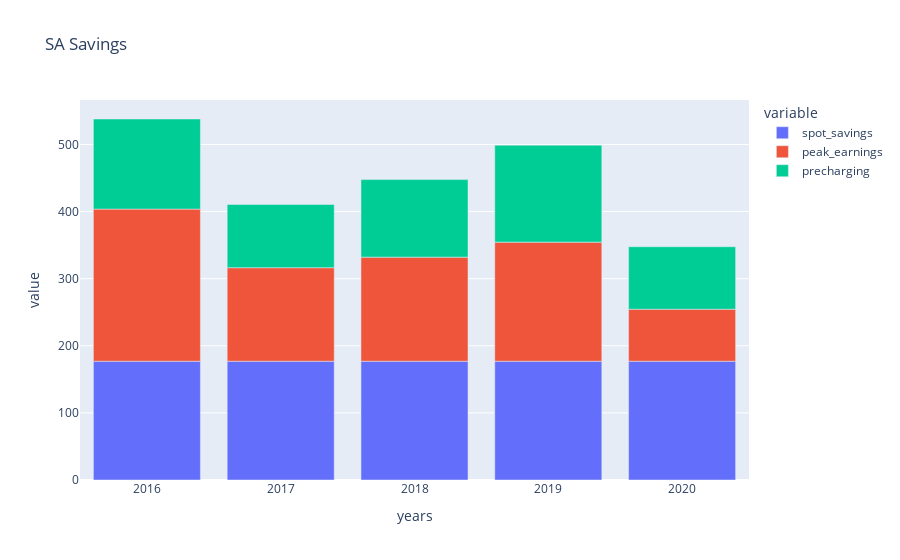
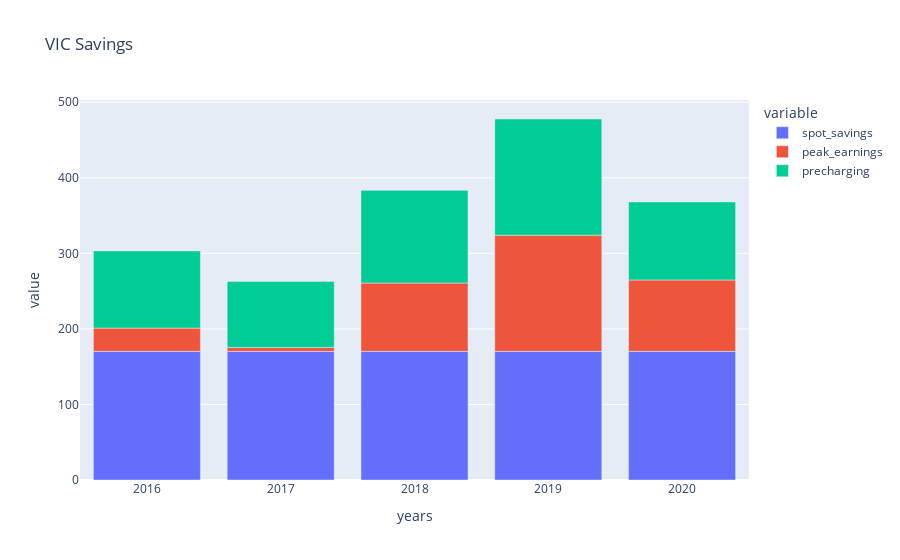
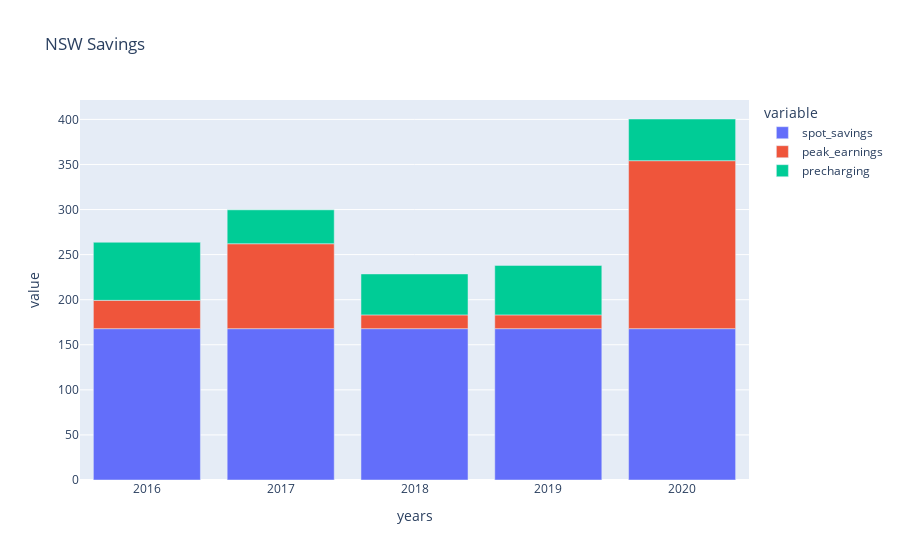
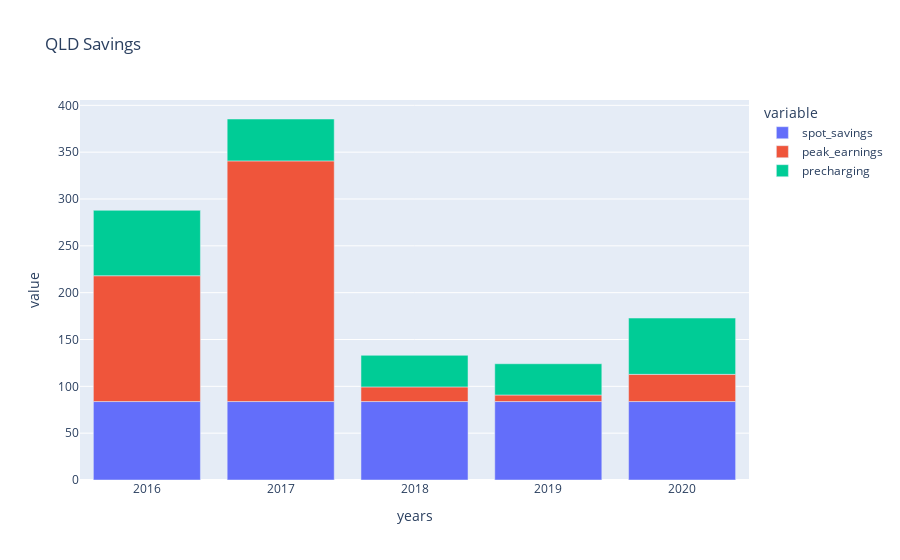

These figures' notebook cell, in order:
### Code cell
results
for state in states:
    sa1 = {'years': [], 'spot_savings': [], 'peak_earnings': [], 'precharging': []}
    for year in years:
        sa1['years'].append(year)
        sa1['spot_savings'].append(results[state][year]['dmo_adjustment'])
        sa1['peak_earnings'].append(results[state][year]['wholesale_peak'])
        sa1['precharging'].append(results[state][year]['precharging']['value'])
    dfsa = pd.DataFrame(data=sa1)
    wide_df = dfsa
    fig = px.bar(wide_df, x="years", y=["spot_savings", "peak_earnings", "precharging"], title="{} Savings".format(state))
    fig.show()

### Figure 1 — Plotly figure (JSON) as saved in the notebook; plotly's stock layout.template omitted (floating-point values rounded to 4 significant figures)
{"data": [{"alignmentgroup": "True", "hovertemplate": "variable=spot_savings<br>years=%{x}<br>value=%{y}<extra></extra>", "legendgroup": "spot_savings", "marker": {"color": "#636efa"}, "name": "spot_savings", "offsetgroup": "spot_savings", "orientation": "v", "showlegend": true, "textposition": "auto", "type": "bar", "x": [2016, 2017, 2018, 2019, 2020], "xaxis": "x", "y": [177, 177, 177, 177, 177], "yaxis": "y"}, {"alignmentgroup": "True", "hovertemplate": "variable=peak_earnings<br>years=%{x}<br>value=%{y}<extra></extra>", "legendgroup": "peak_earnings", "marker": {"color": "#EF553B"}, "name": "peak_earnings", "offsetgroup": "peak_earnings", "orientation": "v", "showlegend": true, "textposition": "auto", "type": "bar", "x": [2016, 2017, 2018, 2019, 2020], "xaxis": "x", "y": [226.7, 139.3, 155.1, 177.4, 77.51], "yaxis": "y"}, {"alignmentgroup": "True", "hovertemplate": "variable=precharging<br>years=%{x}<br>value=%{y}<extra></extra>", "legendgroup": "precharging", "marker": {"color": "#00cc96"}, "name": "precharging", "offsetgroup": "precharging", "orientation": "v", "showlegend": true, "textposition": "auto", "type": "bar", "x": [2016, 2017, 2018, 2019, 2020], "xaxis": "x", "y": [134.3, 94.12, 115.5, 144.4, 93.09], "yaxis": "y"}], "layout": {"barmode": "relative", "legend": {"title": {"text": "variable"}, "tracegroupgap": 0}, "title": {"text": "SA Savings"}, "xaxis": {"anchor": "y", "domain": [0, 1], "title": {"text": "years"}}, "yaxis": {"anchor": "x", "domain": [0, 1], "title": {"text": "value"}}}}

### Figure 2 — Plotly figure (JSON) as saved in the notebook; plotly's stock layout.template omitted (floating-point values rounded to 4 significant figures)
{"data": [{"alignmentgroup": "True", "hovertemplate": "variable=spot_savings<br>years=%{x}<br>value=%{y}<extra></extra>", "legendgroup": "spot_savings", "marker": {"color": "#636efa"}, "name": "spot_savings", "offsetgroup": "spot_savings", "orientation": "v", "showlegend": true, "textposition": "auto", "type": "bar", "x": [2016, 2017, 2018, 2019, 2020], "xaxis": "x", "y": [170.2, 170.2, 170.2, 170.2, 170.2], "yaxis": "y"}, {"alignmentgroup": "True", "hovertemplate": "variable=peak_earnings<br>years=%{x}<br>value=%{y}<extra></extra>", "legendgroup": "peak_earnings", "marker": {"color": "#EF553B"}, "name": "peak_earnings", "offsetgroup": "peak_earnings", "orientation": "v", "showlegend": true, "textposition": "auto", "type": "bar", "x": [2016, 2017, 2018, 2019, 2020], "xaxis": "x", "y": [30.79, 5.042, 90.49, 153.7, 94.51], "yaxis": "y"}, {"alignmentgroup": "True", "hovertemplate": "variable=precharging<br>years=%{x}<br>value=%{y}<extra></extra>", "legendgroup": "precharging", "marker": {"color": "#00cc96"}, "name": "precharging", "offsetgroup": "precharging", "orientation": "v", "showlegend": true, "textposition": "auto", "type": "bar", "x": [2016, 2017, 2018, 2019, 2020], "xaxis": "x", "y": [102.2, 87.38, 122.6, 153.8, 103.3], "yaxis": "y"}], "layout": {"barmode": "relative", "legend": {"title": {"text": "variable"}, "tracegroupgap": 0}, "title": {"text": "VIC Savings"}, "xaxis": {"anchor": "y", "domain": [0, 1], "title": {"text": "years"}}, "yaxis": {"anchor": "x", "domain": [0, 1], "title": {"text": "value"}}}}

### Figure 3 — Plotly figure (JSON) as saved in the notebook; plotly's stock layout.template omitted (floating-point values rounded to 4 significant figures)
{"data": [{"alignmentgroup": "True", "hovertemplate": "variable=spot_savings<br>years=%{x}<br>value=%{y}<extra></extra>", "legendgroup": "spot_savings", "marker": {"color": "#636efa"}, "name": "spot_savings", "offsetgroup": "spot_savings", "orientation": "v", "showlegend": true, "textposition": "auto", "type": "bar", "x": [2016, 2017, 2018, 2019, 2020], "xaxis": "x", "y": [167.9, 167.9, 167.9, 167.9, 167.9], "yaxis": "y"}, {"alignmentgroup": "True", "hovertemplate": "variable=peak_earnings<br>years=%{x}<br>value=%{y}<extra></extra>", "legendgroup": "peak_earnings", "marker": {"color": "#EF553B"}, "name": "peak_earnings", "offsetgroup": "peak_earnings", "orientation": "v", "showlegend": true, "textposition": "auto", "type": "bar", "x": [2016, 2017, 2018, 2019, 2020], "xaxis": "x", "y": [31.39, 94.22, 15.28, 15.28, 186.3], "yaxis": "y"}, {"alignmentgroup": "True", "hovertemplate": "variable=precharging<br>years=%{x}<br>value=%{y}<extra></extra>", "legendgroup": "precharging", "marker": {"color": "#00cc96"}, "name": "precharging", "offsetgroup": "precharging", "orientation": "v", "showlegend": true, "textposition": "auto", "type": "bar", "x": [2016, 2017, 2018, 2019, 2020], "xaxis": "x", "y": [64.43, 37.57, 45.42, 54.89, 46.24], "yaxis": "y"}], "layout": {"barmode": "relative", "legend": {"title": {"text": "variable"}, "tracegroupgap": 0}, "title": {"text": "NSW Savings"}, "xaxis": {"anchor": "y", "domain": [0, 1], "title": {"text": "years"}}, "yaxis": {"anchor": "x", "domain": [0, 1], "title": {"text": "value"}}}}

### Figure 4 — Plotly figure (JSON) as saved in the notebook; plotly's stock layout.template omitted (floating-point values rounded to 4 significant figures)
{"data": [{"alignmentgroup": "True", "hovertemplate": "variable=spot_savings<br>years=%{x}<br>value=%{y}<extra></extra>", "legendgroup": "spot_savings", "marker": {"color": "#636efa"}, "name": "spot_savings", "offsetgroup": "spot_savings", "orientation": "v", "showlegend": true, "textposition": "auto", "type": "bar", "x": [2016, 2017, 2018, 2019, 2020], "xaxis": "x", "y": [83.75, 83.75, 83.75, 83.75, 83.75], "yaxis": "y"}, {"alignmentgroup": "True", "hovertemplate": "variable=peak_earnings<br>years=%{x}<br>value=%{y}<extra></extra>", "legendgroup": "peak_earnings", "marker": {"color": "#EF553B"}, "name": "peak_earnings", "offsetgroup": "peak_earnings", "orientation": "v", "showlegend": true, "textposition": "auto", "type": "bar", "x": [2016, 2017, 2018, 2019, 2020], "xaxis": "x", "y": [134.4, 256.9, 15.62, 7.011, 29.02], "yaxis": "y"}, {"alignmentgroup": "True", "hovertemplate": "variable=precharging<br>years=%{x}<br>value=%{y}<extra></extra>", "legendgroup": "precharging", "marker": {"color": "#00cc96"}, "name": "precharging", "offsetgroup": "precharging", "orientation": "v", "showlegend": true, "textposition": "auto", "type": "bar", "x": [2016, 2017, 2018, 2019, 2020], "xaxis": "x", "y": [69.84, 44.72, 33.75, 33.36, 60.14], "yaxis": "y"}], "layout": {"barmode": "relative", "legend": {"title": {"text": "variable"}, "tracegroupgap": 0}, "title": {"text": "QLD Savings"}, "xaxis": {"anchor": "y", "domain": [0, 1], "title": {"text": "years"}}, "yaxis": {"anchor": "x", "domain": [0, 1], "title": {"text": "value"}}}}
